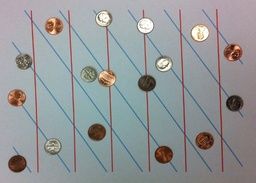
#> input picture HW5/resources/coins.jpg, 256 x 183 px, shrunk from 1110 x 795 before the run
$ jupyter execute --allow-errors Q3.ipynb   (older library calls are emulated)
#> lines starting #> are read from the running program, lines starting #| are printed output that depends on the picture; after the words box and inside, x2 and y2 are one past the last pixel; in counts of white or black regions, pixels touching at a corner belong together
## Import needed libraries

[cell 1]
import cv2
import numpy as np
import matplotlib.pyplot as plt

# a) Load and show the 'coins.jpg' image

[cell 2]
image = plt.imread('../resources/coins.jpg')
#> image is the input picture: shape (183, 256, 3); mean R, G, B 147.9, 151.4, 153.4
plt.figure(figsize=(10,20))
plt.imshow(image)

# b) Implement hough transform and show the detected lines in 'coins.jpg' image

[cell 3]
def hough_line(img):
    # Rho and Theta ranges
    thetas = np.deg2rad(np.arange(-90.0, 90.0))
    width, height = img.shape
    diag_len = np.int(np.ceil(np.sqrt(width * width + height * height)))   # max_dist
    rhos = np.linspace(0, diag_len, diag_len+1)

    # Cache some resuable values
    cos_t = np.cos(thetas)
    sin_t = np.sin(thetas)
    num_thetas = len(thetas)

    # Hough accumulator array of theta vs rnumpy cotangentho
    accumulator = np.zeros((diag_len+1, num_thetas), dtype=np.uint64)
    x_idxs, y_idxs = np.nonzero(img)  # (row, col) indexes to edges

    # Vote in the hough accumulator
    for i in range(np.count_nonzero(img)):
        x = x_idxs[i]
        y = y_idxs[i]

        for t_idx in range(num_thetas):
            # Calculate rho. diag_len is added for a positive index
            rho = np.int(round(x * cos_t[t_idx] + y * sin_t[t_idx]))
            if rho <= diag_len and rho >= 0:
                accumulator[rho, t_idx] += 1

    return accumulator, thetas, rhos

[cell 4]
edges = cv2.Canny(image,100,200)
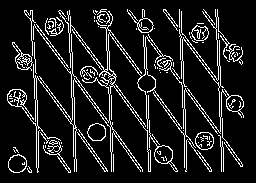
#> edges: shape (183, 256); 11.3% white in thin lines or dots, all inside (x1, y1, x2, y2) = (7, 9, 244, 173)
plt.imshow(edges, cmap="gray")

[cell 5]
accumulator, thetas, rhos = hough_line(edges)
#> in hough_line, `x_idxs, y_idxs = np.nonzero(img)`: x_idxs = 5290 values from 9 to 172; y_idxs = 5290 values, max 243 at index 3098, min 7 at index 2798, mean 124.8
#> the loop in hough_line, `for i in range(np.count_nonzero(img)):` made 5290 passes
#> (x, y) on passes 1 to 3: (9, 101), (9, 102), (9, 103)
#> after the loop in hough_line, `for i in range(np.count_nonzero(img)):`:
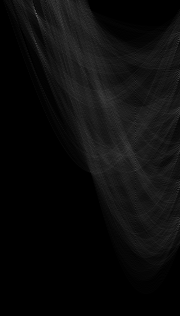
#> accumulator: shape (316, 180) uint64; min 0, max 110, mean 11.9
#> thetas = 180 values from -1.57 to 1.55; rhos = 316 values from 0 to 315
sorted_rhos, sorted_t_idxs = np.unravel_index(np.argsort(-1*accumulator, axis=None), accumulator.shape)

y_max = edges.shape[1]-1
#> y_max = 255
result = np.zeros(edges.shape)
number_of_lines = 200

for l in range(number_of_lines):
    theta = thetas[sorted_t_idxs[l]]
    rho = sorted_rhos[l]
    m = -1/np.tan(theta)
    c = rho/np.sin(theta)

    for x in np.array(range(edges.shape[0])):
            y = np.int(m * x + c)

            if y <= y_max and y >= 0:
                result[x][y] = 1
#> this loop made 200 passes
#> (theta, rho, m, c) on passes 1 to 3: (-0.942, 13, 0.727, -16.07), (-0.925, 17, 0.754, -21.29), (-0.942, 15, 0.727, -18.54)
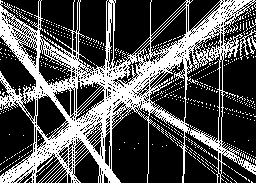
#> result: shape (183, 256) float64; values 0 (black) and 1 (white), 32.2% white; 550 white regions (546 under 20 px), largest, box (x1, y1, x2, y2) and area: (0, 0, 256, 183) 13778, (239, 29, 256, 56) 81, (247, 36, 256, 54) 66, (246, 155, 256, 164) 26

plt.imshow(result)

# c) Do hough transform using OpenCV built-in library

[cell 6]
img = cv2.imread('../resources/coins.jpg')
gray = cv2.cvtColor(img,cv2.COLOR_BGR2GRAY)
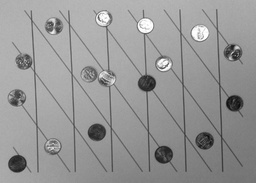
#> gray: shape (183, 256); min 9, max 255, mean 150.6
edges = cv2.Canny(gray,50,150,apertureSize = 3)
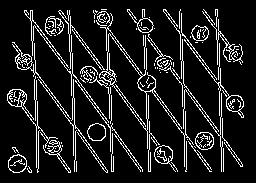
#> edges: shape (183, 256); 11.2% white in thin lines or dots, all inside (x1, y1, x2, y2) = (7, 9, 244, 173)
lines = cv2.HoughLines(edges,1,np.pi/180,200)
#> lines = None

#> (the rest of this cell did not finish here and is left out)

$ run again, with HW5/resources/cameraman.jpg copied over HW5/resources/coins.jpg
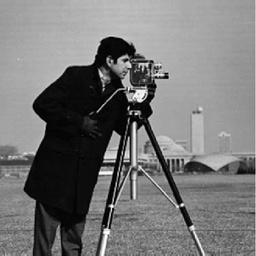
#> input picture HW5/resources/cameraman.jpg, 256 x 256 px, shrunk from 540 x 539 before the run
#> image is the input picture: shape (256, 256, 3); min 0, max 255, mean 118.1
#> `edges = cv2.Canny(image,100,200)`:
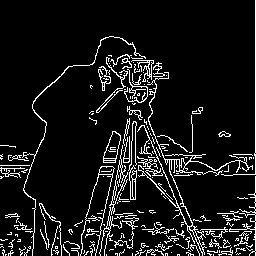
#> edges: shape (256, 256); 9.2% white in thin lines or dots
#> x_idxs = 6061 values from 0 to 255; y_idxs = 6061 values, max 255 at index 0, min 0 at index 1748, mean 139.5
#> the loop in hough_line, `for i in range(np.count_nonzero(img)):` made 6061 passes
#> (x, y) on passes 1 to 3: (0, 255), (1, 255), (2, 255)
#> `accumulator, thetas, rhos = hough_line(edges)`: thetas = 180 values from -1.57 to 1.55; rhos = 364 values from 0 to 363
#> lines = [[255, 0]]
#> the loop `for rho,theta in lines[0]:` made 1 pass
#> after the loop `for rho,theta in lines[0]:`:
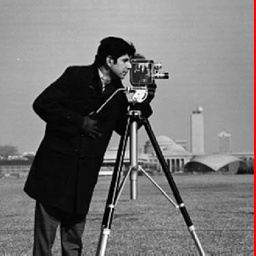
#> img: shape (256, 256, 3); 0.78% of pixels changed, all inside (x1, y1, x2, y2) = (254, 0, 256, 256)

$ run again, with HW5/resources/circles.jpg copied over HW5/resources/coins.jpg
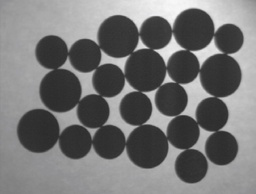
#> input picture HW5/resources/circles.jpg, 256 x 194 px, shrunk from 1069 x 811 before the run
#> image is the input picture: shape (194, 256, 3); mean R, G, B 116.8, 116.8, 116.9
#> `edges = cv2.Canny(image,100,200)`:
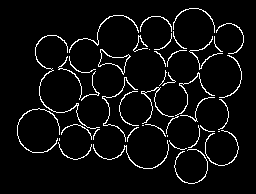
#> edges: shape (194, 256); 5.3% white in thin lines or dots, all inside (x1, y1, x2, y2) = (17, 8, 244, 184)
#> x_idxs = 2649 values from 8 to 183; y_idxs = 2649 values, max 243 at index 280, min 17 at index 1855, mean 140.4
#> the loop in hough_line, `for i in range(np.count_nonzero(img)):` made 2649 passes
#> (x, y) on passes 1 to 3: (8, 189), (8, 190), (8, 191)
#> after the loop in hough_line, `for i in range(np.count_nonzero(img)):`:
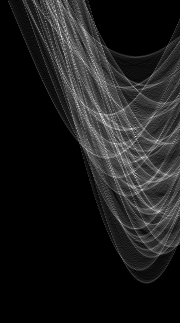
#> accumulator: shape (323, 180) uint64; min 0, max 50, mean 5.7; drawn with min black and max white
#> `accumulator, thetas, rhos = hough_line(edges)`: thetas = 180 values from -1.57 to 1.55; rhos = 323 values from 0 to 322
#> lines = None
